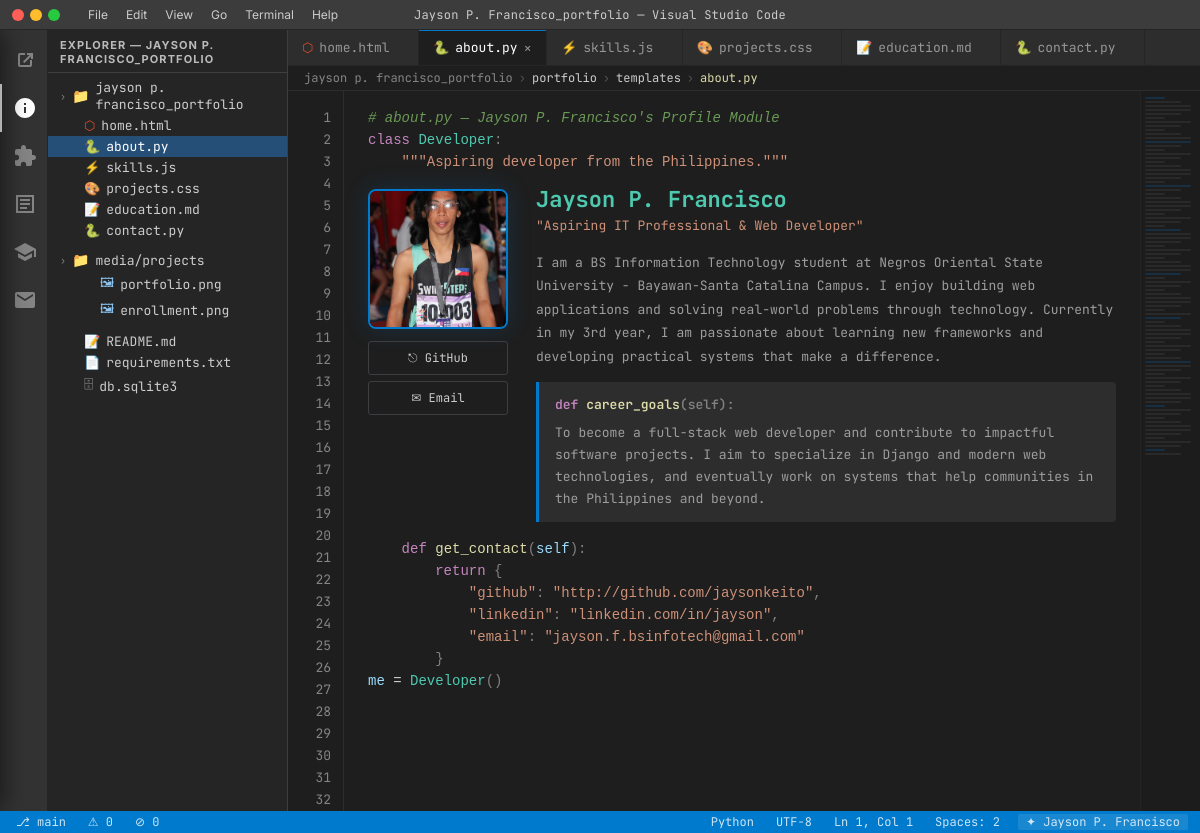
Page /about/ on the earlier database version.
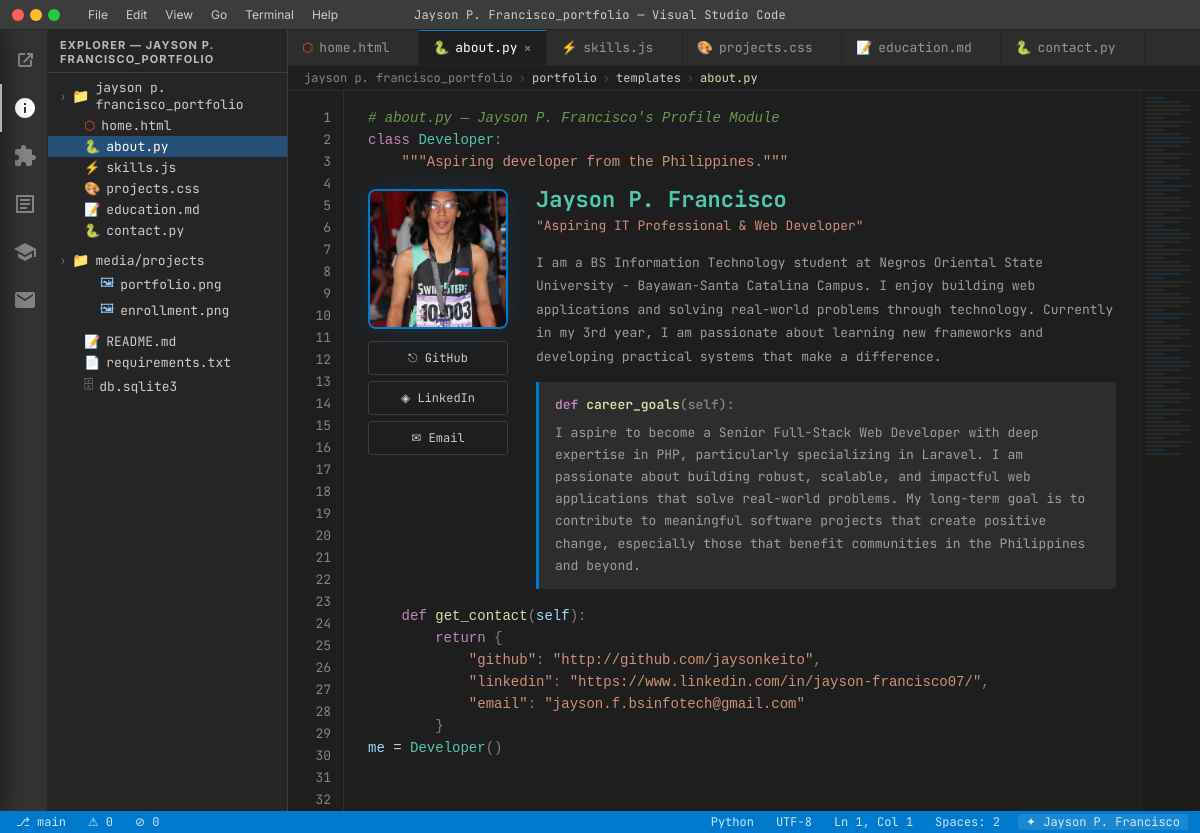
Same page on the later database version.
### portfolio/models.py (models this page shows, shortened)
class Profile(models.Model):
    name = models.CharField(max_length=100)
    tagline = models.CharField(max_length=200)
    about = models.TextField()
    career_goals = models.TextField()
    email = models.EmailField()
    github = models.URLField(blank=True)
    linkedin = models.URLField(blank=True)
    facebook = models.URLField(blank=True)
    photo = models.ImageField(upload_to='profile/', blank=True, null=True)
    class Meta:
        verbose_name = 'Profile'

### portfolio/views.py (the view)
# urls.py: path('about/',    views.about,     name='about'),
def about(request):
    profile = get_profile()
    return render(request, 'portfolio/about.html', {'profile': profile})

### portfolio/views.py (called while the page is built)
def get_profile():
    return Profile.objects.first()

### portfolio/templates/portfolio/about.html (shortened to what this page needs)
{% extends 'portfolio/base.html' %}
{% block breadcrumb %}about.py{% endblock %}
{% block sb_lang %}Python{% endblock %}
{% block content %}
<code class="code-line"><span class="cm"># about.py — {{ profile.name|default:"Jayson" }}'s Profile Module</span></code>
<code class="code-line"><span class="kw">class</span> <span class="cls">Developer</span><span class="pun">:</span></code>
<code class="code-line">    <span class="str">"""Aspiring developer from the Philippines."""</span></code>
<div class="about-layout">
  <div class="about-photo-col">
    {% if profile and profile.photo %}
      <img src="{{ profile.photo.url }}" alt="{{ profile.name }}" class="about-avatar" />
    {% else %}
      <div class="about-avatar-placeholder">👤</div>
    {% endif %}
    <div class="about-socials">
      {% if profile.github %}<a href="{{ profile.github }}" target="_blank" class="social-btn">⎋ GitHub</a>{% endif %}
      {% if profile.linkedin %}<a href="{{ profile.linkedin }}" target="_blank" class="social-btn">◈ LinkedIn</a>{% endif %}
      {% if profile.email %}<a href="mailto:{{ profile.email }}" class="social-btn">✉ Email</a>{% endif %}
    </div>
  </div>
  <div class="about-info">
    <div class="about-name">{{ profile.name|default:"Jayson" }}</div>
    <div class="about-role"><span class="str">"{{ profile.tagline|default:"Aspiring Developer & Problem Solver" }}"</span></div>
    <div class="about-text">{{ profile.about|default:"Write your personal background here." }}</div>
    <div class="about-goals">
      <div class="about-goals-title"><span class="kw">def</span> <span class="fn">career_goals</span><span class="pun">(self):</span></div>
      {{ profile.career_goals|default:"Describe your career goals here." }}
    </div>
  </div>
</div>
<code class="code-line">    <span class="kw">def</span> <span class="fn">get_contact</span><span class="pun">(</span><span class="vr">self</span><span class="pun">):</span></code>
<code class="code-line">        <span class="kw">return</span> <span class="pun">{</span></code>
<code class="code-line">            <span class="str">"github"</span><span class="pun">:</span> <span class="str">"{{ profile.github|default:"github.com/jayson" }}"</span><span class="pun">,</span></code>
<code class="code-line">            <span class="str">"linkedin"</span><span class="pun">:</span> <span class="str">"{{ profile.linkedin|default:"linkedin.com/in/jayson" }}"</span><span class="pun">,</span></code>
<code class="code-line">            <span class="str">"email"</span><span class="pun">:</span> <span class="str">"{{ profile.email|default:"jayson@example.com" }}"</span></code>
<code class="code-line">        <span class="pun">}</span></code>
<code class="code-line"><span class="vr">me</span> <span class="op">=</span> <span class="cls">Developer</span><span class="pun">()</span></code>
{% endblock %}

### portfolio/templates/portfolio/base.html (shortened to what this page needs)
{% load static %}
<!DOCTYPE html>
<html lang="en">
<head>
  <link rel="stylesheet" href="{% static 'portfolio/css/style.css' %}" />
</head>
<body>
<div class="titlebar">
  <div class="titlebar-dots">
    <div class="titlebar-dot red"></div>
    <div class="titlebar-dot yellow"></div>
    <div class="titlebar-dot green"></div>
  </div>
  <div class="titlebar-menu">
    <span class="titlebar-menu-item">File</span>
    <span class="titlebar-menu-item">Edit</span>
    <span class="titlebar-menu-item">View</span>
    <span class="titlebar-menu-item">Go</span>
    <span class="titlebar-menu-item">Terminal</span>
    <span class="titlebar-menu-item">Help</span>
  </div>
  <span class="titlebar-title">{% if profile %}{{ profile.name }}{% else %}jayson{% endif %}_portfolio — Visual Studio Code</span>
</div>
<div class="layout">
  <div class="actbar">
    <a href="{% url 'home' %}" class="actbar-icon {% if request.resolver_match.url_name == 'home' %}active{% endif %}" title="Home">
      <svg viewBox="0 0 24 24"><path d="M17 17H7V7h5V5H7a2 2 0 00-2 2v10a2 2 0 002 2h10a2 2 0 002-2v-5h-2v5z"/><path d="M14 5v2h2.59L10 13.59l1.41 1.41L18 8.41V11h2V5h-6z"/></svg>
    </a>
    <a href="{% url 'about' %}" class="actbar-icon {% if request.resolver_match.url_name == 'about' %}active{% endif %}" title="About">
      <svg viewBox="0 0 24 24"><path d="M12 2C6.48 2 2 6.48 2 12s4.48 10 10 10 10-4.48 10-10S17.52 2 12 2zm1 15h-2v-6h2v6zm0-8h-2V7h2v2z"/></svg>
    </a>
    <a href="{% url 'skills' %}" class="actbar-icon {% if request.resolver_match.url_name == 'skills' %}active{% endif %}" title="Skills">
    </a>
    <a href="{% url 'projects' %}" class="actbar-icon {% if request.resolver_match.url_name == 'projects' %}active{% endif %}" title="Projects">
      <svg viewBox="0 0 24 24"><path d="M3 3h18v18H3V3zm16 16V5H5v14h14zM7 7h10v2H7V7zm0 4h10v2H7v-2zm0 4h7v2H7v-2z"/></svg>
    </a>
    <a href="{% url 'education' %}" class="actbar-icon {% if request.resolver_match.url_name == 'education' %}active{% endif %}" title="Education">
      <svg viewBox="0 0 24 24"><path d="M5 13.18v4L12 21l7-3.82v-4L12 17l-7-3.82zM12 3L1 9l11 6 9-4.91V17h2V9L12 3z"/></svg>
    </a>
    <a href="{% url 'contact' %}" class="actbar-icon {% if request.resolver_match.url_name == 'contact' %}active{% endif %}" title="Contact">
      <svg viewBox="0 0 24 24"><path d="M20 4H4c-1.1 0-2 .9-2 2v12c0 1.1.9 2 2 2h16c1.1 0 2-.9 2-2V6c0-1.1-.9-2-2-2zm0 4l-8 5-8-5V6l8 5 8-5v2z"/></svg>
    </a>
  </div>
  <div class="sidebar">
    <div class="sidebar-header">Explorer — {% if profile %}{{ profile.name|lower }}{% else %}jayson{% endif %}_portfolio</div>
    <div class="sidebar-tree">
      <div class="tree-folder open">
        <span class="chevron">›</span><span class="tree-folder-icon">📁</span>
        <span>{% if profile %}{{ profile.name|lower }}{% else %}jayson{% endif %}_portfolio</span>
      </div>
      <a href="{% url 'home' %}" class="tree-file {% if request.resolver_match.url_name == 'home' %}active{% endif %}">
        <span class="file-icon html-icon">⬡</span><span>home.html</span>
      </a>
      <a href="{% url 'about' %}" class="tree-file {% if request.resolver_match.url_name == 'about' %}active{% endif %}">
        <span class="file-icon py-icon">🐍</span><span>about.py</span>
      </a>
      <a href="{% url 'skills' %}" class="tree-file {% if request.resolver_match.url_name == 'skills' %}active{% endif %}">
        <span class="file-icon js-icon">⚡</span><span>skills.js</span>
      </a>
      <a href="{% url 'projects' %}" class="tree-file {% if request.resolver_match.url_name == 'projects' %}active{% endif %}">
        <span class="file-icon css-icon">🎨</span><span>projects.css</span>
      </a>
      <a href="{% url 'education' %}" class="tree-file {% if request.resolver_match.url_name == 'education' %}active{% endif %}">
        <span class="file-icon md-icon">📝</span><span>education.md</span>
      </a>
      <a href="{% url 'contact' %}" class="tree-file {% if request.resolver_match.url_name == 'contact' %}active{% endif %}">
        <span class="file-icon py-icon">🐍</span><span>contact.py</span>
      </a>
      <div class="tree-folder open" style="margin-top:8px">
        <span class="chevron">›</span><span class="tree-folder-icon">📁</span><span>media/projects</span>
      </div>
      <div class="tree-file" style="padding-left:52px">
        <span class="file-icon" style="color:#8bc4f0">🖼</span><span>portfolio.png</span>
      </div>
      <div class="tree-file" style="padding-left:52px">
        <span class="file-icon" style="color:#8bc4f0">🖼</span><span>enrollment.png</span>
      </div>
      <div class="tree-file" style="margin-top:8px">
        <span class="file-icon md-icon">📝</span><span>README.md</span>
      </div>
      <div class="tree-file">
        <span class="file-icon" style="color:#6bcb77">📄</span><span>requirements.txt</span>
      </div>
      <div class="tree-file">
        <span class="file-icon" style="color:#999">🗄</span><span>db.sqlite3</span>
      </div>
    </div>
  </div>
  <div class="main">
    <div class="tabbar">
      <a href="{% url 'home' %}" class="tab {% if request.resolver_match.url_name == 'home' %}active{% endif %}">
        <span class="html-icon">⬡</span> home.html <span class="tab-close">×</span>
      </a>
      <a href="{% url 'about' %}" class="tab {% if request.resolver_match.url_name == 'about' %}active{% endif %}">
        <span class="py-icon">🐍</span> about.py <span class="tab-close">×</span>
      </a>
      <a href="{% url 'skills' %}" class="tab {% if request.resolver_match.url_name == 'skills' %}active{% endif %}">
        <span class="js-icon">⚡</span> skills.js <span class="tab-close">×</span>
      </a>
      <a href="{% url 'projects' %}" class="tab {% if request.resolver_match.url_name == 'projects' %}active{% endif %}">
        <span class="css-icon">🎨</span> projects.css <span class="tab-close">×</span>
      </a>
      <a href="{% url 'education' %}" class="tab {% if request.resolver_match.url_name == 'education' %}active{% endif %}">
        <span class="md-icon">📝</span> education.md <span class="tab-close">×</span>
      </a>
      <a href="{% url 'contact' %}" class="tab {% if request.resolver_match.url_name == 'contact' %}active{% endif %}">
        <span class="py-icon">🐍</span> contact.py <span class="tab-close">×</span>
      </a>
    </div>
    <div class="breadcrumbs">
      <span>{% if profile %}{{ profile.name|lower }}{% else %}jayson{% endif %}_portfolio</span>
      <span class="breadcrumb-sep">›</span><span class="breadcrumb-item">portfolio</span>
      <span class="breadcrumb-sep">›</span><span class="breadcrumb-item">templates</span>
      <span class="breadcrumb-sep">›</span>
      <span class="breadcrumb-item active">{% block breadcrumb %}home.html{% endblock %}</span>
    </div>
    <div class="editor" id="editorPane">
      <div class="line-numbers" id="lineNumbers"></div>
      <div class="code-content" id="codeContent">
        {% block content %}{% endblock %}
      </div>
      <div class="minimap"><div class="minimap-lines" id="minimapLines"></div></div>
    </div>
  </div>
</div>
<div class="statusbar">
  <div class="statusbar-left">
    <span class="statusbar-item branch">main</span>
    <span class="statusbar-item sb-hide-xs">⚠ 0</span>
    <span class="statusbar-item sb-hide-xs">⊘ 0</span>
  </div>
  <div class="statusbar-right">
    <span class="statusbar-item sb-hide-sm">{% block sb_lang %}HTML{% endblock %}</span>
    <span class="statusbar-item sb-hide-sm">UTF-8</span>
    <span class="statusbar-item sb-hide-xs" id="sbLn">Ln 1, Col 1</span>
    <span class="statusbar-item sb-hide-sm">Spaces: 2</span>
    <span class="statusbar-item sb-brand">✦ {% if profile %}{{ profile.name }}{% else %}Portfolio{% endif %}</span>
  </div>
</div>
</body>
</html>

Differences in the rows shown:
changed Profile "Jayson P. Francisco": career_goals "To become a full-stack web developer and contribute to impactful software projects. I aim to specialize in Django and modern web technologies, and eventually work on systems that help communities in the Philippines…" → "I aspire to become a Senior Full-Stack Web Developer with deep expertise in PHP, particularly specializing in Laravel. I am passionate about building robust, scalable, and impactful web applications that solve real-world problems. My long-term goal is to contribute to meaningful software projects that create positive change, especially those that benefit communities in the Philippines…"; linkedin "linkedin.com/in/jayson" → "https://www.linkedin.com/in/jayson-francisco07/"
Other differences:
text now shown: "◈ LinkedIn"
